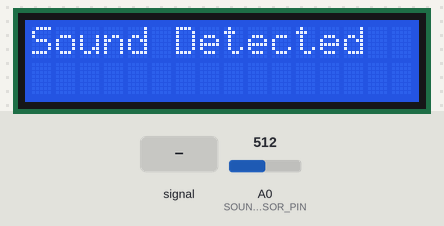
A sketch run on a simulated Arduino Uno, built with avr-gcc and run on an emulated ATmega328P. Parts: 16×2 character LCD. Inputs (shaded band) come from the test bench; at power-on: A0 (SOUND_SENSOR_PIN) = 512.

Above: at 1.2 s.
1.3 s: A0 (SOUND_SENSOR_PIN) fed a 1000 Hz sine of ±255 counts around its level
At 5.3 s:
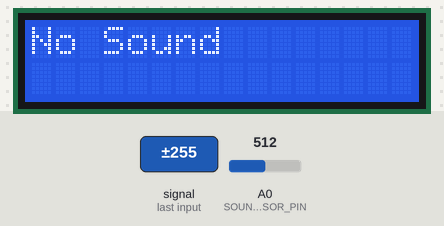
5.4 s: A0 (SOUND_SENSOR_PIN) set to 390
6.9 s: A0 (SOUND_SENSOR_PIN) set to 413
At 7.8 s:
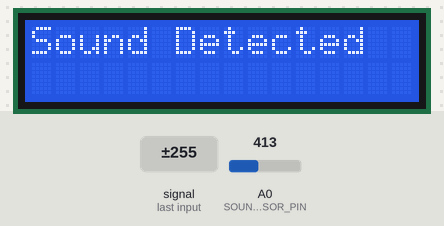
8.6 s: A0 (SOUND_SENSOR_PIN) set to 306
At 10.4 s:
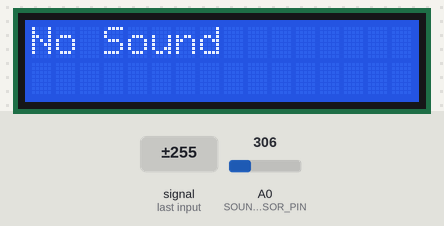
Timing chart, 0 to 11.7 s (numbered marks = the images above; inputs shaded):
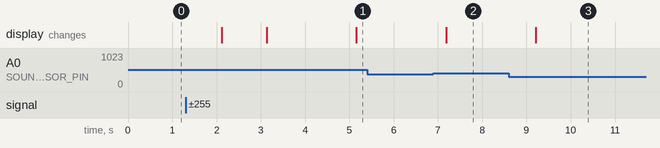

The sketch:

Sketch__12_.ino
```cpp
/*
  Sketch name: Sound Sensor
  UNED In4Labs - Perception Lab.

  This code demonstrates reading from a sound sensor connected to pin A0.
  The sketch checks if the sound level crosses a certain threshold and displays
  "Sound Detected" or "No Sound" on the LCD.

  Circuit:
    - Sound sensor connected to A7.
*/

#include <Wire.h>
#include <LiquidCrystal_I2C.h>

#define SOUND_SENSOR_PIN A0  // define pin for the sound sensor
#define SOUND_THRESHOLD 400   // define the threshold for sound detection

// LCD
LiquidCrystal_I2C lcd(0x3F,16,2);  // address, columns, rows

void setup() {
  // Init LCD
  lcd.init();
  lcd.backlight();
  lcd.clear();

  // Initialize the sound sensor input pin
  pinMode(SOUND_SENSOR_PIN, INPUT);
}

void loop() {
  int sensorValue = analogRead(SOUND_SENSOR_PIN);  // read the sound sensor

  // Print the sensor status
  lcd.clear();
  lcd.setCursor(0, 0);
  if (sensorValue > SOUND_THRESHOLD) {
    lcd.print("Sound Detected");
  } else {
    lcd.print("No Sound");
  }

  delay(1000);  // Delay for 1 second

  // Exercise: Modify the code to sample the sound sensor N_SAMPLES times and
  //           calculate the average value. Then, compare the average value
  //           to the threshold.
}
```

Measured:
- after the input at 1.3 s, the display: changes after 0.81 s (image 1)
- after the input at 5.4 s, every drawn part: stays the same
- after the input at 6.9 s, the display: changes after 0.29 s (image 2)
- after the input at 8.6 s, the display: changes after 0.61 s (image 3)
